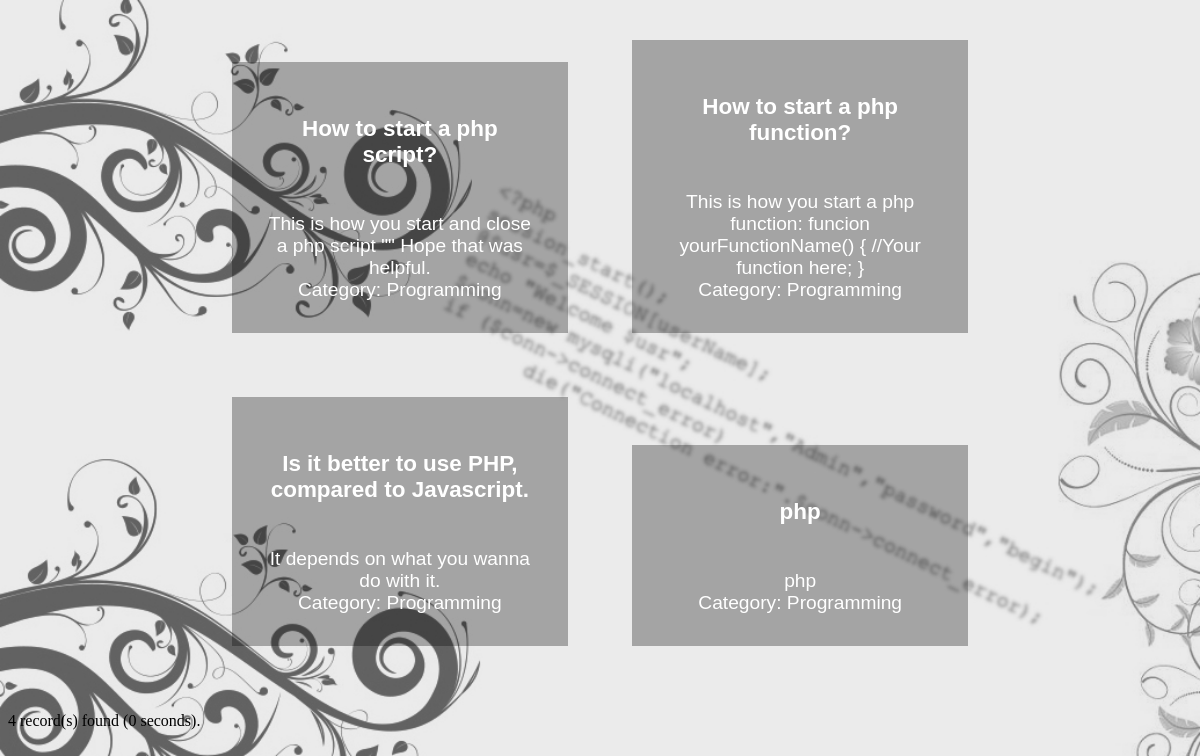
Page /Search.php?Category=Programming on the committed database.
### tables this page shows
CREATE TABLE IF NOT EXISTS `qa` (
  `Questions` mediumtext NOT NULL,
  `Answers` longtext NOT NULL,
  `QAID` int(11) NOT NULL AUTO_INCREMENT,
  `UserID` int(7) NOT NULL,
  `Category` varchar(20) NOT NULL,
  `Date` date NOT NULL,
  PRIMARY KEY (`QAID`)
);

### Search.php (the view, shortened to what this page needs)
<?php
extract($_GET);
$category=$_GET['Category'];
include 'IntConn.php';
$qryInt=$conn->stmt_init();
$startTime=microtime(true);
$qry="SELECT Questions, Answers, Category, QAID FROM qa WHERE Questions LIKE ? AND Category LIKE ?";
@$question.="%".$_GET['Question']."%";
$qryInt->prepare($qry);
$qryInt->bind_param("ss",$question,$category);
$qryInt->execute() or die("Query error: ".$qryInt->error);
$endTime=microtime(true);
$totalTime=round(($endTime-$startTime)*60,2);
$qryInt->store_result();
$qryInt->bind_result($Questions,$Answers,$Category, $QAID);
if($qryInt->num_rows>0)
{
    $nxt = "SearchDet.php?QAID=";
    echo'<form method="get" action="SearchDet.php"><center>';
    while($qryInt->fetch())
    {
        echo'<a href='.$nxt.$QAID.'><div style="font-family: Agenda-Light, Agenda Light, Agenda, Arial Narrow, sans-serif;font-weight: 100;background: rgba(0,0,0,0.3);color: white;padding: 2rem;width: 23%;margin: 2rem;font-size: 1.2rem;display:inline-block;">
            <h3><strong>'.$Questions.'</strong></h3><br/>'.$Answers.'<br/>Category: '.$Category.'
            <input name="QAID" type="hidden" data-id='.$QAID.'></div></a>';
    }
    echo'</center></form>';
}
echo '<br/>'.$qryInt->num_rows." record(s) found ($totalTime seconds).";
?>
<html>
<head>
    <LINK rel="stylesheet" type="text/css" href="Style.css"/>
</head>
<body background="bg.jpg" style="background-repeat: no-repeat; center center fixed;
-webkit-background-size: cover;
-moz-background-size: cover;
-o-background-size: cover;
background-size: cover;">
</body>
</html>

### rows in the picture
qa: Questions "How to start a php script?", Answers "This is how you start and close a php script \" \" Hope that was helpful.", Category "Programming"
qa: Questions "How to start a php function?", Answers "This is how you start a php function: funcion yourFunctionName() { //Your function here; }", Category "Programming"
qa: Questions "Is it better to use PHP, compared to Javascript.", Answers "It depends on what you wanna do with it.", Category "Programming"
qa: Questions "php", Answers "php", Category "Programming"

### other values in the picture
$qryInt->num_rows "4"
